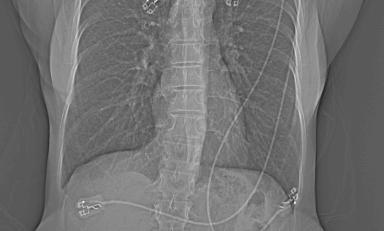
#> input picture Code/Sample Images/img_5.png, 384 x 231 px
$ python 'Histogram Equalization.py'
#> lines starting #> are read from the running program, lines starting #| are printed output that depends on the picture
import cv2.cv2 as cv2
import numpy as np
import matplotlib.pyplot as plt


def hist_equalize(img):
    hist, _ = np.histogram(img, 256, [0, 255])

    # normalized histogram
    hist = hist / (img.shape[0] * img_shape[1])

    # cumulative distribution function
    cdf = np.cumsum(hist)

    # mask all 0 values in cumulative sum array
    cdf_m = np.ma.masked_equal(cdf, 0)

    # calculate K: K(i)  = (Z(i) - min(Z)) * 255 / (max(Z) - min(Z))
    cdf_m = (cdf_m - cdf_m.min()) * 255 / (cdf_m.max() - cdf_m.min())

    # masked places are 0
    return np.ma.filled(cdf_m, 0).astype(np.uint8)


if __name__ == "__main__":
    flower = cv2.imread('../Sample Images/img_5.png')
#> flower is the input picture: shape (231, 384, 3); min 32, max 250, mean 112.7
    flower = cv2.resize(flower, (800, 600))
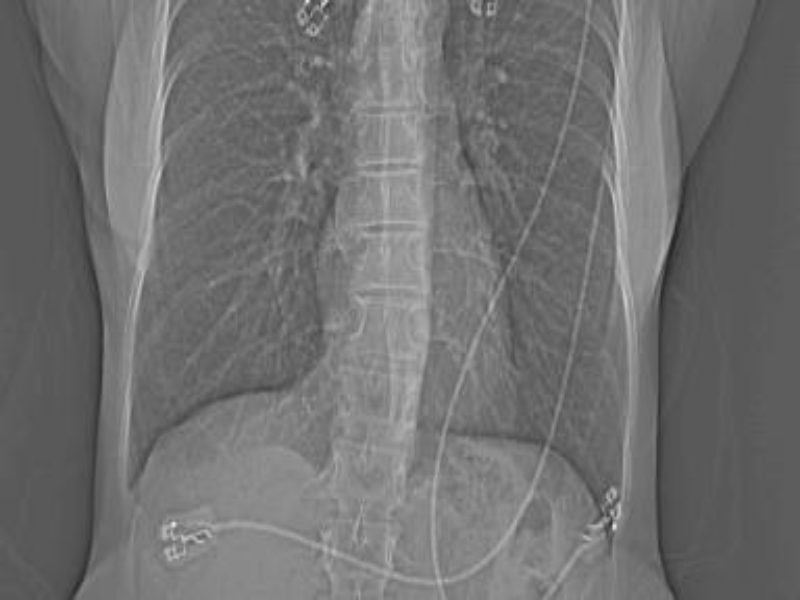
#> flower: shape (600, 800, 3); min 39, max 242, mean 112.6

    img_shape = flower.shape
#> img_shape = (600, 800, 3)

    flower_gray = cv2.cvtColor(flower, cv2.COLOR_BGR2GRAY)
    cv2.imshow("Before filter", flower_gray)

    flower_gray_new = hist_equalize(flower_gray)[flower_gray.flatten()]
#> in hist_equalize, `hist, _ = np.histogram(img, 256, [0, 255])`: hist = 256 values, max 40150 at index 89, min 0 at index 0, mean 1875
#> in hist_equalize, `hist = hist / (img.shape[0] * img_shape[1])`: hist = 256 values, max 0.0836 at index 89, min 0 at index 0, mean 0.00391
#> in hist_equalize, `cdf = np.cumsum(hist)`: cdf = 256 values from 0 to 1
    flower_gray_new = np.reshape(flower_gray_new, flower_gray.shape)
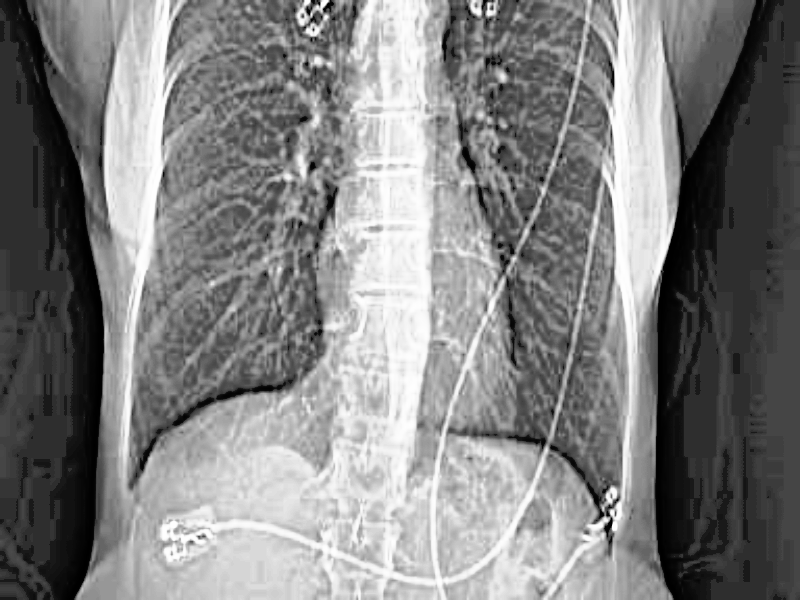
#> flower_gray_new: shape (600, 800); min 0, max 255, mean 129.4
    print(flower_gray_new)
#> (printed output is left out)

    cv2.imshow("After filter", flower_gray_new)

    fig1 = plt.figure()
    fig2 = plt.figure()

    ax1 = fig1.add_subplot(111)
    ax2 = fig2.add_subplot(111)

    ax1.hist(flower_gray_new.ravel(), 256, [0, 256]);
    ax2.hist(flower_gray.ravel(), 256, [0, 256]);

    ax1.set_title("After")
    ax2.set_title("Before")

    plt.show();
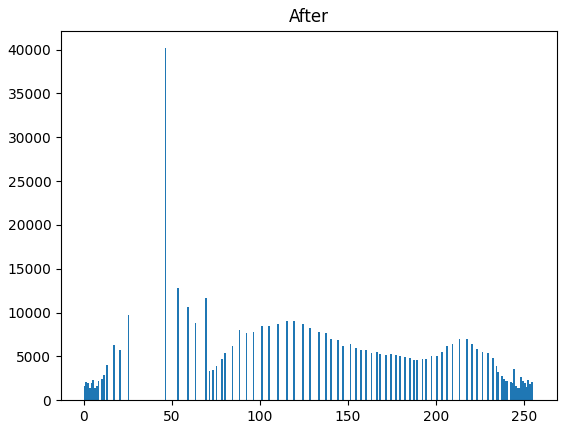
#> figure drawn by matplotlib, 1 panel; tallest bar 40150 high, from x = 46 to 47
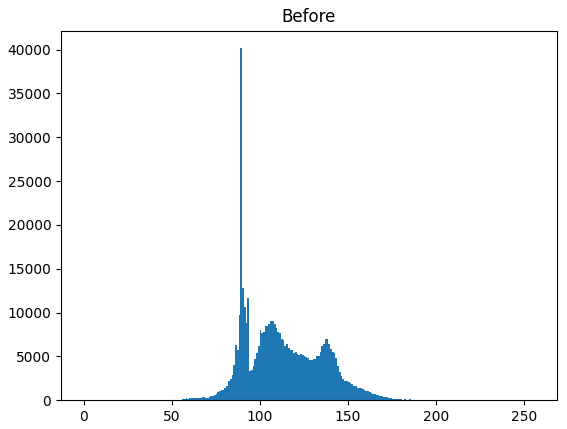
#> figure drawn by matplotlib, 1 panel; tallest bar 40150 high, from x = 89 to 90
    cv2.waitKey(0)

$ run again, with Code/Sample Images/img_1.png copied over Code/Sample Images/img_5.png
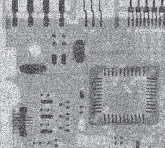
#> input picture Code/Sample Images/img_1.png, 165 x 148 px
#> flower is the input picture: shape (148, 165, 3); mean B, G, R 160.5, 157.8, 156.3
#> `flower = cv2.resize(flower, (800, 600))`:
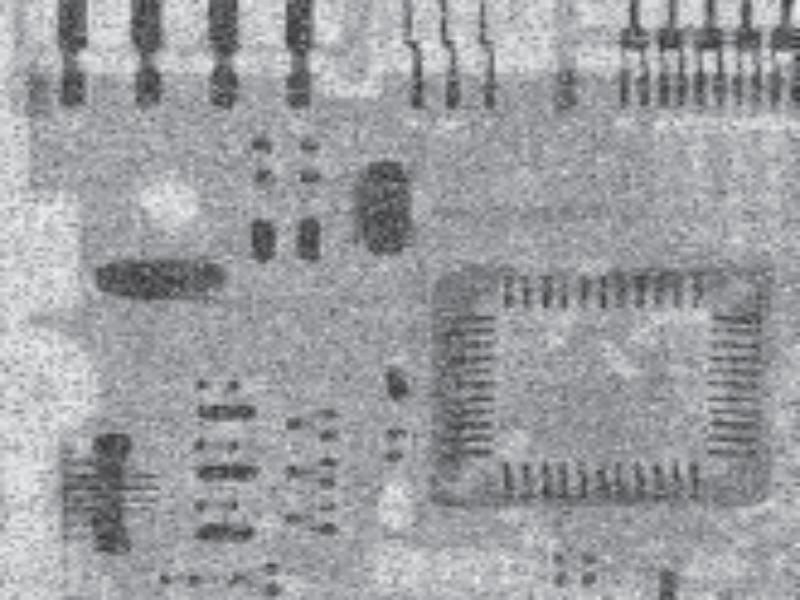
#> flower: shape (600, 800, 3); mean B, G, R 160.4, 157.7, 156.1
#> in hist_equalize, `hist, _ = np.histogram(img, 256, [0, 255])`: hist = 256 values, max 9635 at index 159, min 0 at index 0, mean 1875
#> in hist_equalize, `hist = hist / (img.shape[0] * img_shape[1])`: hist = 256 values, max 0.0201 at index 159, min 0 at index 0, mean 0.00391
#> cdf = 256 values from 0 to 1
#> (printed output is left out)
#> `plt.show();`:
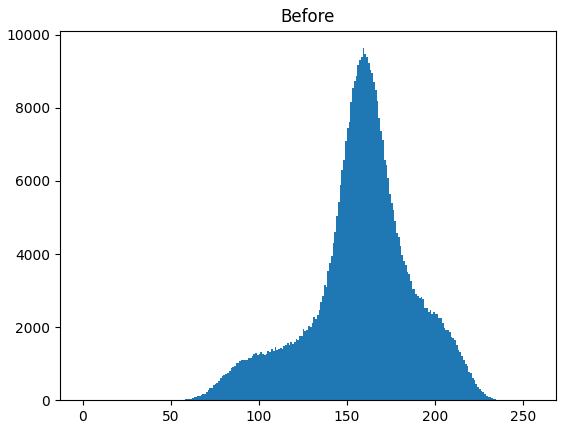
#> figure drawn by matplotlib, 1 panel; tallest bar 9635 high, from x = 159 to 160

$ run again, with Code/Sample Images/img_10.png copied over Code/Sample Images/img_5.png
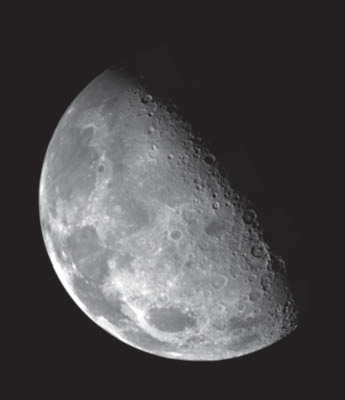
#> input picture Code/Sample Images/img_10.png, 345 x 400 px
#> flower is the input picture: shape (400, 345, 3); mean B, G, R 72.6, 71, 73.1
#> `flower = cv2.resize(flower, (800, 600))`:
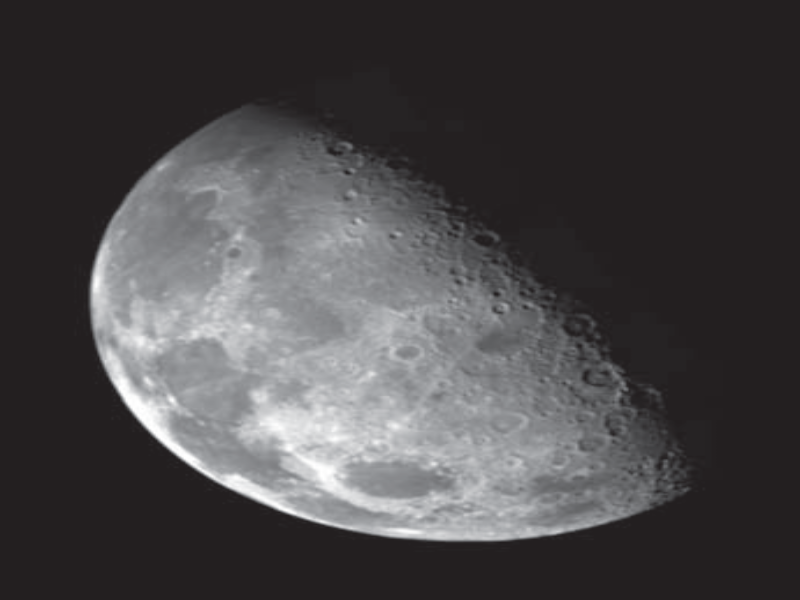
#> flower: shape (600, 800, 3); mean B, G, R 72.5, 71, 73.1
#> in hist_equalize, `hist, _ = np.histogram(img, 256, [0, 255])`: hist = 256 values, max 266001 at index 32, min 0 at index 0, mean 1875
#> in hist_equalize, `hist = hist / (img.shape[0] * img_shape[1])`: hist = 256 values, max 0.554 at index 32, min 0 at index 0, mean 0.00391
#> cdf = 256 values from 0 to 1
#> (printed output is left out)
#> `plt.show();`:
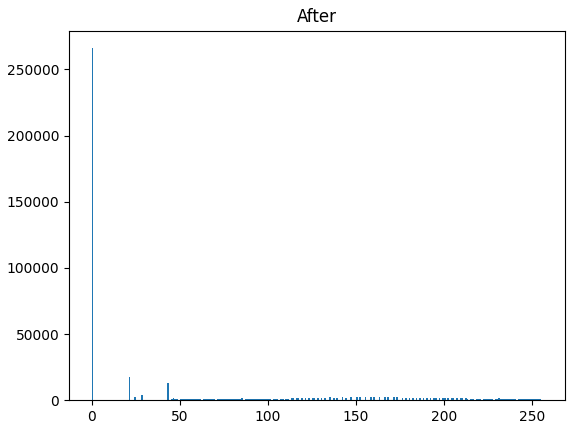
#> figure drawn by matplotlib, 1 panel; tallest bar 266001 high, from x = 0 to 1

$ run again, with Code/Sample Images/img_11.png copied over Code/Sample Images/img_5.png
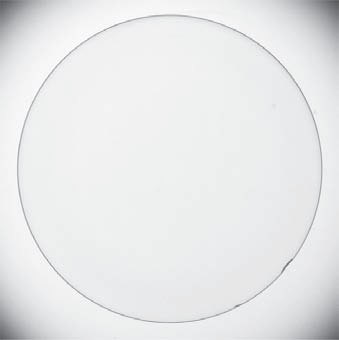
#> input picture Code/Sample Images/img_11.png, 339 x 340 px
#> flower is the input picture: shape (340, 339, 3); mean B, G, R 233.2, 232.5, 231.7
#> `flower = cv2.resize(flower, (800, 600))`:
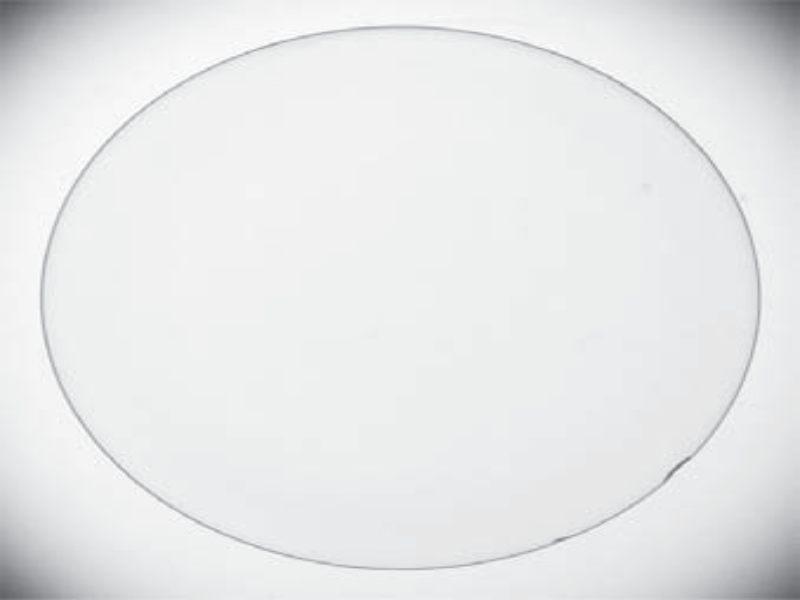
#> flower: shape (600, 800, 3); mean B, G, R 233.1, 232.4, 231.7
#> in hist_equalize, `hist, _ = np.histogram(img, 256, [0, 255])`: hist = 256 values, max 57102 at index 240, min 0 at index 0, mean 1875
#> in hist_equalize, `hist = hist / (img.shape[0] * img_shape[1])`: hist = 256 values, max 0.119 at index 240, min 0 at index 0, mean 0.00391
#> cdf = 256 values from 0 to 1
#> (printed output is left out)
#> `plt.show();`:
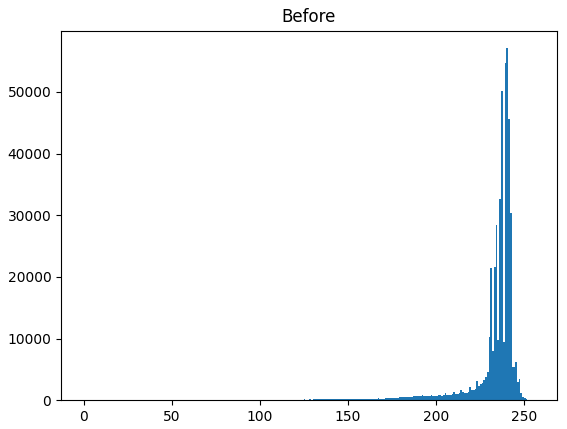
#> figure drawn by matplotlib, 1 panel; tallest bar 57102 high, from x = 240 to 241
